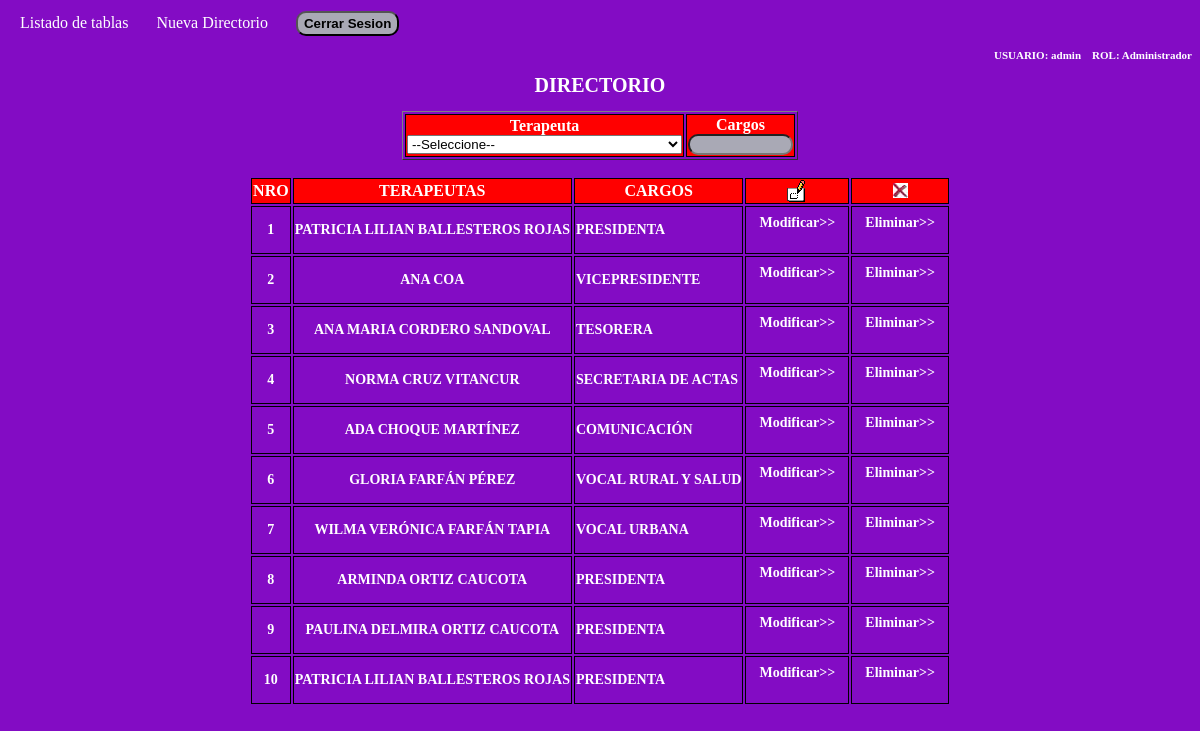
Screenshot of /privada/directorio/directorio.php (signed in) with the database file from the repository.
### tables this page shows
CREATE TABLE directorio (
id_directorio INT NOT NULL AUTO_INCREMENT,
id_terapeuta INT NOT NULL,
cargos VARCHAR (40) NOT NULL, 
fecha_inicio DATE NOT NULL,
fecha_final DATE,
fec_insercion TIMESTAMP NOT NULL,
fec_modificacion TIMESTAMP NOT NULL DEFAULT CURRENT_TIMESTAMP ON UPDATE CURRENT_TIMESTAMP, 
usuario INT NOT NULL, 
estado CHAR (1) NOT NULL,
PRIMARY KEY (id_directorio),
FOREIGN KEY (id_terapeuta) REFERENCES terapeutas (id_terapeuta) 
);

### adodb/adodb.inc.php (called while the page is built, shortened)
<?php
if (!defined('_ADODB_LAYER')) {
	GLOBAL
		$ADODB_vers,
		$ADODB_COUNTRECS,
		$ADODB_CACHE_DIR,
		$ADODB_CACHE,
		$ADODB_CACHE_CLASS,
		$ADODB_COMPAT_FETCH,
		$ADODB_FETCH_MODE,
		$ADODB_GETONE_EOF,
		$ADODB_QUOTE_FIELDNAMES;
	function ADODB_Setup() {
	GLOBAL
		$ADODB_vers,
		$ADODB_COUNTRECS,
		$ADODB_CACHE_DIR,
		$ADODB_FETCH_MODE,
		$ADODB_CACHE,
		$ADODB_CACHE_CLASS,
		$ADODB_FORCE_TYPE,
		$ADODB_GETONE_EOF,
		$ADODB_QUOTE_FIELDNAMES;
		$ADODB_FETCH_MODE = ADODB_FETCH_DEFAULT;
		if (!isset($ADODB_COUNTRECS)) {
			$ADODB_COUNTRECS = true;
		}
	}
	abstract class ADOConnection {
	var $debug = false;
	var $true = '1';
	var $false = '0';
	var $rsPrefix = "ADORecordSet_";
	var $fetchMode=false;
	var $bulkBind = false;
	var $_queryID = false;
	var $_bindInputArray = false;
	public function Execute($sql, $inputarr = false) {
		if ($inputarr !== false) {
			if (!is_array($inputarr)) {
				$inputarr = array($inputarr);
			}
			$element0 = reset($inputarr);
			$array_2d = $this->bulkBind && is_array($element0) && !is_object(reset($element0));
			unset($element0);
			if (!is_array($sql) && !$this->_bindInputArray) {
				$sqlarr = explode('?',$sql);
				$nparams = sizeof($sqlarr)-1;
				if (!$array_2d) {
					$inputarr = array($inputarr);
				} else {
					$countElements = array_map('count', $inputarr);
					if (1 != count(array_unique($countElements))) {
						$this->outp_throw(
							"[bulk execute] Input array has different number of params  [" . print_r($countElements, true) .  "].",
							'Execute'
						);
						return false;
					}
					unset($countElements);
				}
				$element0 = reset($inputarr);
				if ($nparams != count($element0)) {
					$this->outp_throw(
						"Input array has " . count($element0) .
						" params, does not match query: '" . htmlspecialchars($sql) . "'",
						'Execute'
					);
					return false;
				}
				unset($element0);
				foreach($inputarr as $arr) {
					$sql = ''; $i = 0;
					foreach ($arr as $v) {
						$sql .= $sqlarr[$i];
						$typ = gettype($v);
						if ($typ == 'string') {
							$sql .= $this->qstr($v);
						} else if ($typ == 'double') {
							$sql .= str_replace(',','.',$v);
						} else if ($typ == 'boolean') {
							$sql .= $v ? $this->true : $this->false;
						} else if ($typ == 'object') {
							if (method_exists($v, '__toString')) {
								$sql .= $this->qstr($v->__toString());
							} else {
								$sql .= $this->qstr((string) $v);
							}
						} else if ($v === null) {
							$sql .= 'NULL';
						} else {
							$sql .= $v;
						}
						$i += 1;
						if ($i == $nparams) {
							break;
						}
					}
					if (isset($sqlarr[$i])) {
						$sql .= $sqlarr[$i];
						if ($i+1 != sizeof($sqlarr)) {
							$this->outp_throw( "Input Array does not match ?: ".htmlspecialchars($sql),'Execute');
						}
					} else if ($i != sizeof($sqlarr)) {
						$this->outp_throw( "Input array does not match ?: ".htmlspecialchars($sql),'Execute');
					}
					$ret = $this->_Execute($sql);
					if (!$ret) {
						return $ret;
					}
				}
			} else {
				if ($array_2d) {
					if (is_string($sql)) {
						$stmt = $this->Prepare($sql);
					} else {
						$stmt = $sql;
					}
					foreach($inputarr as $arr) {
						$ret = $this->_Execute($stmt,$arr);
						if (!$ret) {
							return $ret;
						}
					}
				} else {
					$ret = $this->_Execute($sql,$inputarr);
				}
			}
		} else {
			$ret = $this->_Execute($sql,false);
		}
		return $ret;
	}
	function _Execute($sql,$inputarr=false) {
		if( is_string($sql) ) {
			$sql = str_replace( '_ADODB_COUNT', '', $sql );
		}
		if ($this->debug) {
			global $ADODB_INCLUDED_LIB;
			if (empty($ADODB_INCLUDED_LIB)) {
				include_once(ADODB_DIR.'/adodb-lib.inc.php');
			}
			$this->_queryID = _adodb_debug_execute($this, $sql,$inputarr);
		} else {
			$this->_queryID = @$this->_query($sql,$inputarr);
		}
		if ($this->_queryID === true) {
			$rsclass = $this->rsPrefix.'empty';
			$rs = (class_exists($rsclass)) ? new $rsclass():  new ADORecordSet_empty();
			return $rs;
		}
		$rs = new $rsclass($this->_queryID,$this->fetchMode);
		$rs->connection = $this;
		$rs->Init();
		if (is_array($sql)) {
			$rs->sql = $sql[0];
		} else {
			$rs->sql = $sql;
		}
		return $rs;
	}
	function GetAll($sql, $inputarr=false) {
        return $this->GetArray($sql,$inputarr);
	}
	function GetArray($sql,$inputarr=false) {
		global $ADODB_COUNTRECS;
		$savec = $ADODB_COUNTRECS;
		$ADODB_COUNTRECS = false;
		$rs = $this->Execute($sql,$inputarr);
		$ADODB_COUNTRECS = $savec;
		$arr = $rs->GetArray();
		return $arr;
	}
}
	class ADORecordSet implements IteratorAggregate {
	var $fields = false;
	var $EOF = false;
	var $_numOfRows = -1;
	var $_numOfFields = -1;
	var $_currentRow = -1;
	var $_closed = false;
	function __construct($queryID) {
		$this->_queryID = $queryID;
	}
	function Init() {
		if ($this->_numOfRows != 0 && $this->_numOfFields && $this->_currentRow == -1) {
			$this->_currentRow = 0;
			if ($this->EOF = ($this->_fetch() === false)) {
				$this->_numOfRows = 0;
			}
		} else {
			$this->EOF = true;
		}
	}
	function GetArray($nRows = -1) {
		$results = array();
		$cnt = 0;
		while (!$this->EOF && $nRows != $cnt) {
			$results[] = $this->fields;
			$cnt++;
		}
		return $results;
	}
	protected function AssocCaseConvertFunction($case = ADODB_ASSOC_CASE) {
		switch($case) {
			case ADODB_ASSOC_CASE_NATIVE:
			default:
				return false;
		}
	}
	function Close() {
		if (!$this->_closed) {
			$this->_closed = true;
			return $this->_close();
		} else
			return true;
	}
	protected function _updatefields()
	{
		$fn_change_case = $this->AssocCaseConvertFunction();
		if(!$fn_change_case) {
			return;
		}
		$arr = array();
		$this->fields = $arr;
	}
}
	function ADOLoadCode($dbType) {
		$db = strtolower($dbType);
		switch ($db) {
			default:
				$class = $db;
				break;
		}
		$file = "drivers/adodb-$db.inc.php";
		if (class_exists("ADODB_" . $class)) {
			return $class;
		}
		return false;
	}
	function ADONewConnection($db='') {
		global $ADODB_NEWCONNECTION, $ADODB_LASTDB;
		$errorfn = (defined('ADODB_ERROR_HANDLER')) ? ADODB_ERROR_HANDLER : false;
		if(empty($obj)) {
			if (!isset($ADODB_LASTDB)) {
				$ADODB_LASTDB = '';
			}
			if ($db != $ADODB_LASTDB) {
				$db = ADOLoadCode($db);
			}
			$cls = 'ADODB_'.$db;
			$obj = new $cls();
		}
		return $obj;
	}
}

### conexion.php (called while the page is built, shortened)
<?php
require_once("adodb/adodb.inc.php");
$db = ADONewConnection("mysqli");
?>

### adodb/drivers/adodb-mysqli.inc.php (called while the page is built, shortened)
<?php
if (!defined("_ADODB_MYSQLI_LAYER")) {
class ADODB_mysqli extends ADOConnection {
	var $clientFlags = 0;
	var $port = 3306;
	var $socket = '';
	var $multiQuery = false;
	function _connect($argHostname = null,
					  $argUsername = null,
					  $argPassword = null,
					  $argDatabasename = null,
					  $persist = false)
	{
		$this->_connectionID = @mysqli_init();
		$ok = @mysqli_real_connect($this->_connectionID,
					$argHostname,
					$argUsername,
					$argPassword,
					$argDatabasename,
					(int)$this->port != 0 ? (int)$this->port : 3306,
					$this->socket,
					$this->clientFlags);
		if ($ok) {
			if ($argDatabasename)  return $this->selectDB($argDatabasename);
			return true;
		} else {
			if ($this->debug) {
				ADOConnection::outp("Could not connect : "  . $this->errorMsg());
			}
			$this->_connectionID = null;
			return false;
		}
	}
	function SelectDB($dbName)
	{
		if ($this->_connectionID) {
			$result = @mysqli_select_db($this->_connectionID, $dbName);
			return $result;
		}
		return false;
	}
	function Prepare($sql)
	{
		return $sql;
		$stmt = $this->_connectionID->prepare($sql);
		return array($sql,$stmt);
	}
	function _query($sql, $inputarr)
	{
		global $ADODB_COUNTRECS;
		if ($this->multiQuery) {
			$rs = mysqli_multi_query($this->_connectionID, $sql.';');
			if ($rs) {
				$rs = ($ADODB_COUNTRECS) ? @mysqli_store_result( $this->_connectionID ) : @mysqli_use_result( $this->_connectionID );
				return $rs ? $rs : true;
			}
		} else {
			$rs = mysqli_query($this->_connectionID, $sql, $ADODB_COUNTRECS ? MYSQLI_STORE_RESULT : MYSQLI_USE_RESULT);
			if ($rs) return $rs;
		}
		return false;
	}
}
class ADORecordSet_mysqli extends ADORecordSet{
	function __construct($queryID, $mode = false)
	{
		if ($mode === false) {
			global $ADODB_FETCH_MODE;
			$mode = $ADODB_FETCH_MODE;
		}
		switch ($mode) {
			case ADODB_FETCH_DEFAULT:
			case ADODB_FETCH_BOTH:
			default:
				$this->fetchMode = MYSQLI_BOTH;
				break;
		}
	}
	function _initrs()
	{
	global $ADODB_COUNTRECS;
		$this->_numOfRows = $ADODB_COUNTRECS ? @mysqli_num_rows($this->_queryID) : -1;
		$this->_numOfFields = @mysqli_num_fields($this->_queryID);
	}
	function MoveNext()
	{
		$this->fields = @mysqli_fetch_array($this->_queryID,$this->fetchMode);
		if (is_array($this->fields)) {
			return true;
		}
		$this->EOF = true;
		return false;
	}
	function _fetch()
	{
		$this->fields = mysqli_fetch_array($this->_queryID,$this->fetchMode);
		return is_array($this->fields);
	}
	function _close()
	{
		$this->_queryID = false;
	}
}
}

### privada/directorio/directorio.php (the view, shortened to what this page needs)
<?php
require_once("../../conexion.php");
echo"<html>
       <head>
         <link rel='stylesheet' href='../../css/estilos.css' type='text/css'>
         <meta http-equiv='Content-type' content='text/html; charset=utf-8' />
         <script type='text/javascript' src='../../ajax.js'></script>
         <script type='text/javascript' src='js/buscar_directorio.js'> </script>
       </head>
       <body>
       <a  href='../../listado_tablas.php'>Listado de tablas</a>
       <a  href='directorio_nuevo.php'>Nueva Directorio</a>
       <a onclick='location.href=\"../../validar.php\"'><input type='button'name='accion' value='Cerrar Sesion' style='cursor:pointer;border-radius:10px;font-weight:bold;height: 25px;' class='boton_cerrar'></a>";
       echo "<h3>USUARIO: ".$_SESSION["sesion_usuario"]."  &nbsp;&nbsp; ";
       echo "ROL: ".$_SESSION["sesion_rol"]."</h3>";
       echo"<h1>DIRECTORIO</h1>";
$sql = $db->Prepare("SELECT CONCAT_WS(' ',t.nombres, t.apellidos) AS terapeuta,d.*,t.*
       FROM terapeutas t, directorio d
       WHERE t.id_terapeuta = d.id_terapeuta
       AND t.estado <> 'X'
       AND d.estado <> 'X'
    ");
$rs = $db->GetAll($sql);
echo"
<center>
  <form name='formu' method='post' action='#'>
    <table border='1' class='listado'>
      <tr>
        <th>
         <b>Terapeuta</b><br />
        <select name='id_terapeuta' onChange='buscar_directorio()'>
        <option value=''>--Seleccione--</option> oncli";
echo"</select></th>
        <th>
          <b>Cargos</b><br />
          <input type='text' name='cargos' value='' size='10' onKeyUp='buscar_directorio()'>
        </th>
      </tr>
    </table>
  </form>
</center>
";
echo"<div id='directorio1'> ";
   if ($rs) {
        echo"<center>
              <table class='listado'>
                <tr>
                <th>NRO</th><th>TERAPEUTAS</th><th>CARGOS</th>
                  <th><img src='../../imagenes/modificar.gif'></th><th><img src='../../imagenes/borrar.jpeg'></th>
                </tr>";
                $b=1;
            foreach ($rs as $k => $fila) {
                echo"<tr>
                <td align='center'>".$b."</td>
                        <td align='center'>".$fila['terapeuta']."</td>
                        <td>".$fila['cargos']."</td>
                        <td align='center'>
                          <form name='formModif".$fila["id_directorio"]."' method='post' action='opcion_modificar.php'>
                            <input type='hidden' name='id_directorio' value='".$fila['id_directorio']."'>
                            <input type='hidden' name='id_terapeuta' value='".$fila['id_directorio']."'>
                            <a href='javascript:document.formModif".$fila['id_directorio'].".submit();' title='Modificar Opcion Sistema'>
                              Modificar>>
                            </a>
                          </form>
                        </td>
                        <td align='center'>
                          <form name='formElimi".$fila["id_directorio"]."' method='post' action='opcion_eliminar.php'>
                            <input type='hidden' name='id_directorio' value='".$fila["id_directorio"]."'>
                            <a href='javascript:document.formElimi".$fila['id_directorio'].".submit();'
                            title='Eliminar opcion Sistema'
                             onclick='javascript:return(confirm(\"Desea realmente Eliminar al opcion ".$fila["usuario"]." ?\"))';
                             location.href=='opcion_eliminar.php''>
                             Eliminar>>
                            </a>
                          </form>
                        </td>
                     </tr>";
                     $b=$b+1;
            }
             echo"</table>
          </center>";
    }
echo"</div>";
echo "</body>
      </html> ";
 ?>

### css/estilos.css (style rules this page uses)
body { background-color: #830cc4; }
input { border-radius: 10px; background-color: #a9a9b5; }
h1 { font-size: 20px; color: #ffffff; font-family: Tahoma; text-align: center; }
a { color:#fff; text-decoration:none; padding:10px 12px; line-height: 30px; }
.listado th { font-size: 16px; color: #FFFFFF; background: red; border: 1px solid #000000; }
.listado td { font-size: 14px; border: 1px solid #000000; font-weight: bold; color: #FFFFFF; }
h3 { font-size: 11px; color: #ffffff; font-family: Tahoma; text-align: right; }

### rows the page displays
directorio: terapeuta "PATRICIA LILIAN BALLESTEROS ROJAS", cargos "PRESIDENTA"
directorio: terapeuta "ANA COA", cargos "VICEPRESIDENTE"
directorio: terapeuta "ANA MARIA CORDERO SANDOVAL", cargos "TESORERA"
directorio: terapeuta "NORMA CRUZ VITANCUR", cargos "SECRETARIA DE ACTAS"
directorio: terapeuta "ADA CHOQUE MARTÍNEZ", cargos "COMUNICACIÓN"
directorio: terapeuta "GLORIA FARFÁN PÉREZ", cargos "VOCAL RURAL Y SALUD"
directorio: terapeuta "WILMA VERÓNICA FARFÁN TAPIA", cargos "VOCAL URBANA"
directorio: terapeuta "ARMINDA ORTIZ CAUCOTA", cargos "PRESIDENTA"
directorio: terapeuta "PAULINA DELMIRA ORTIZ CAUCOTA", cargos "PRESIDENTA"
directorio: terapeuta "PATRICIA LILIAN BALLESTEROS ROJAS", cargos "PRESIDENTA"

### other values shown
$_SESSION["sesion_usuario"] "admin"
$_SESSION["sesion_rol"] "Administrador"
